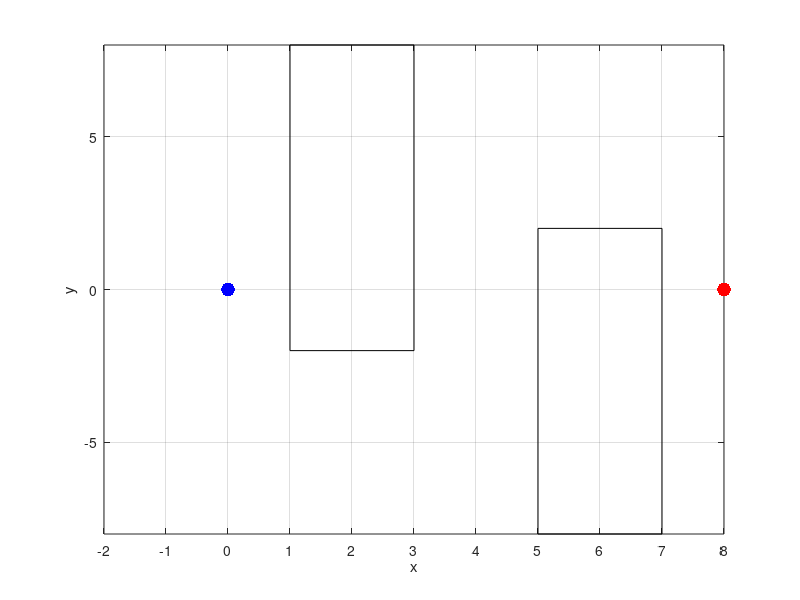

Write the MATLAB code that produced this figure. (Note: this script raises an error after producing the figure.)
function control = LQR_RRT_pend
% Computes the sequence of control actions needed for the swing up of
% a simple pendulum using a Rapidly Exploring Random Tree.
% The tree will grow from the initial state and span the phase space area,
% looking for the goal point/state (indicated by the red marker).
% If the goal state was located, a red line traces back the sequence of states used
% to reach the goal state.
	
	x0 = [0; 0; 0; 0];	% initial state; angle position measured from x-axis
	xG = [8; 0; 0; 0];		% goal state

	xlimits = [-2,8; -8,8];	% state limits
		
	N = 1000;	% maximum number of iterations

	% pre-allocating memory
	V = repmat(x0,1,N);		% stores a graph of states in RRT
	P = ones(1,N);			% stores index of parent states
	Ui = ones(1,N);			% stores index of control actions in U
	u_path = ones(1,1000);  % stores sequence of control actions (solution to problem)
	xbi = 1;                % index used for traceback
	cost = [0];             % stores cost each node from root of tree (cummulative LQR cost of path through tree)
	paths = {[0,0]};
	path_handles = [0];
	
	setup_plot(x0,xG,xlimits);
	iteration = 2;
	
	% keep growing RRT util goal found or run out of iterations
	for n = 2:N
	
		% get random state
		x_rand = [0;0;0;0];
		x_rand(1) = rand(1,1)*10 - 2;
		x_rand(2) = rand(1,1)*20 - 10;
		x_rand(3) = rand(1,1)*16 - 8;
		x_rand(4) = rand(1,1)*20 - 10;
        
        %if(check_collision([x_rand]))
        %    continue;
        %end
        
%    	x_rand_handle = text(x_rand(1),x_rand(2),'  x_{rand}');
		
		% select RRT vertex closest to the state point, based on LQR distance metric
		i = LQR_nearest(V,x_rand,iteration);
		x_nearest = V(:,i);
%    	x_nearest_handle = text(x_nearest(1),x_nearest(2),'  x_{nearest}');
		
%		pause;
		
		% temporarily create branch from nearest tree vertex to the new random state
		[t, delta, new_cost] = LQR_steer_connect(x_nearest, x_rand);
        x_new = delta(end-1,:)';        % instead of the random state, use end of path steered towards random state; i.e. use x_new
        
        % get list of tree vertices near new state x_new
        X_near_indices = LQR_near(V,x_new,iteration);
        
        % choose a parent for x_new such that adding x_new to the tree is most efficient in terms of cost
        [x_min_index, delta_min] = choose_parent(V,X_near_indices,x_new,cost);
        if(length(delta_min) == 0)
            delta_min = delta;
            x_min_index = i;
        end
        x_new = delta_min(end-1,:)';
%        x_parent = V(:,x_min_index);
%    	x_parent_handle = text(x_parent(1),x_parent(2),'  x_{parent}');
        
%		pause;
        isColliding = check_collision(delta_min);

        if(~isColliding)
            
		    % plot new RRT branch
            new_path_handle = plot(delta_min(1:end-1,1),delta_min(1:end-1,3));
		
		    % link new state to the nearest vertex in the tree
    %        text(x_new(1),x_new(2),['',num2str(n)]);
		    V(:,iteration) = x_new;
		    P(iteration) = x_min_index;
		    cost = [cost; cost(x_min_index)+new_cost];
		    paths = {paths,delta_min(1:end-1,:)};
        	path_handles = [path_handles; new_path_handle];
    %		Ui(n) = ui;
            
            % rewire tree such that vertices near x_new use x_new as parent is it is more cost-effective
            [P,path_handles] = rewire(V, P, X_near_indices, x_new, cost, iteration, path_handles);
            iteration = iteration + 1
            
            drawnow;
		
%		    pause;
            
        end
		


		% if the goal was reached, stop growing tree
		%{
		if((x_new(1) <= xG(1)+0.1) && (x_new(1) >= xG(1)-0.1))
		    if((x_new(2) <= xG(2)+0.5) && (x_new(2) >= xG(2)-0.5))			
			    break;
			end
		end
		%}
		
	end
	
	if(iteration == N)
		title('Simulation complete (goal not found; ran out of iterations)');
	else		% retrace steps from goal state to initial state
	    title('Simulation complete (goal found)');
	    n
        xbi = n;
        index = 1;

        % retrace control actions and solution trajectory
		% path displayed using red line
        while(xbi ~= 1)
	        xx = [V(1,xbi),V(1,P(xbi))];
	        if abs(xx(2)-xx(1))<pi
		        line([V(1,xbi),V(1,P(xbi))],[V(2,xbi),V(2,P(xbi))],'Color','r','LineWidth',2);
	        end
	
%            u_path(index) = U( Ui(xbi) );
%            index = index+1;
	        xbi = P(xbi);
        end
        
%{        
        index2 = 1;
       	u_path_final = ones(1,index-1);
        while(index > 1)
            u_path_final(index2) = u_path(index-1);
            index = index-1;
            index2 = index2+1;
        end
        
        control = [[0:dt:dt*length(u_path_final)-dt]',u_path_final'];
%}
        drawnow;

	end
	
end

function [] = setup_plot(x0,xG,xlimits)
    % setup plot
	figure(1);
	hold off;
	plot(x0(1),x0(3),'b.','MarkerSize',30);	% initial state in blue
	hold on;
	plot(xG(1),xG(3),'r.','MarkerSize',30);	% goal state in red
	grid on;
	
	line([1,3],[-2,-2],'Color','k');
	line([1,1],[-2,8],'Color','k');
	line([3,3],[-2,8],'Color','k');
	line([1,3],[8,8],'Color','k');
	
	line([5,7],[-8,-8],'Color','k');
	line([5,5],[-8,2],'Color','k');
	line([7,7],[-8,2],'Color','k');
	line([5,7],[2,2],'Color','k');


	axis([xlimits(1,:),xlimits(2,:)]);
	xlabel('x');
	ylabel('y');
	
	set(gca,'XTick',-2:1:8);
end

